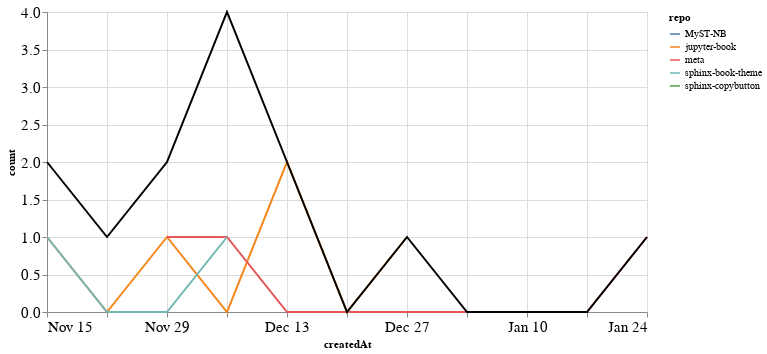

The cell this chart's notebook holds for it:
### Markdown cell above
### PRs

### Code cell
prs_time = prs.groupby('repo').resample('W', on='createdAt').count()['author'].reset_index()
prs_time = prs_time.rename(columns={'author': 'count'})
prs_time_total = prs_time.groupby('createdAt').agg({"count": "sum"}).reset_index()

ch1 = alt.Chart(prs_time, width=600).mark_line().encode(
    x='createdAt',
    y='count',
    color='repo',
    tooltip="repo"
)

ch2 = alt.Chart(prs_time_total, width=600).mark_line(color="black").encode(
    x='createdAt',
    y='count',
)

ch1 + ch2

### Figure 1 — Vega-Lite specification as saved in the notebook (floating-point values rounded to 4 significant figures)
{"config": {"axisLeft": {"labelFontSize": 15}, "axisBottom": {"labelFontSize": 15}}, "layer": [{"data": {"name": "data-71b67fa7ae7619d7fd0cde5ff10a3a3d"}, "mark": "line", "encoding": {"color": {"type": "nominal", "field": "repo"}, "tooltip": {"type": "nominal", "field": "repo"}, "x": {"type": "temporal", "field": "createdAt"}, "y": {"type": "quantitative", "field": "count"}}, "width": 600}, {"data": {"name": "data-d25b62842779452d090219854dd60359"}, "mark": {"type": "line", "color": "black"}, "encoding": {"x": {"type": "temporal", "field": "createdAt"}, "y": {"type": "quantitative", "field": "count"}}, "width": 600}], "$schema": "https://vega.github.io/schema/vega-lite/v4.8.1.json", "datasets": {"data-71b67fa7ae7619d7fd0cde5ff10a3a3d": [{"repo": "MyST-NB", "createdAt": "2020-11-22T00:00:00", "count": 1}, {"repo": "jupyter-book", "createdAt": "2020-11-15T00:00:00", "count": 1}, {"repo": "jupyter-book", "createdAt": "2020-11-22T00:00:00", "count": 0}, {"repo": "jupyter-book", "createdAt": "2020-11-29T00:00:00", "count": 1}, {"repo": "jupyter-book", "createdAt": "2020-12-06T00:00:00", "count": 0}, {"repo": "jupyter-book", "createdAt": "2020-12-13T00:00:00", "count": 2}, {"repo": "jupyter-book", "createdAt": "2020-12-20T00:00:00", "count": 0}, {"repo": "jupyter-book", "createdAt": "2020-12-27T00:00:00", "count": 1}, {"repo": "meta", "createdAt": "2020-11-29T00:00:00", "count": 1}, {"repo": "meta", "createdAt": "2020-12-06T00:00:00", "count": 1}, {"repo": "meta", "createdAt": "2020-12-13T00:00:00", "count": 0}, {"repo": "meta", "createdAt": "2020-12-20T00:00:00", "count": 0}, {"repo": "meta", "createdAt": "2020-12-27T00:00:00", "count": 0}, {"repo": "meta", "createdAt": "2021-01-03T00:00:00", "count": 0}, {"repo": "meta", "createdAt": "2021-01-10T00:00:00", "count": 0}, {"repo": "meta", "createdAt": "2021-01-17T00:00:00", "count": 0}, {"repo": "meta", "createdAt": "2021-01-24T00:00:00", "count": 1}, {"repo": "sphinx-book-theme", "createdAt": "2020-11-15T00:00:00", "count": 1}, {"repo": "sphinx-book-theme", "createdAt": "2020-11-22T00:00:00", "count": 0}, {"repo": "sphinx-book-theme", "createdAt": "2020-11-29T00:00:00", "count": 0}, {"repo": "sphinx-book-theme", "createdAt": "2020-12-06T00:00:00", "count": 1}, {"repo": "sphinx-copybutton", "createdAt": "2020-12-06T00:00:00", "count": 2}], "data-d25b62842779452d090219854dd60359": [{"createdAt": "2020-11-15T00:00:00", "count": 2}, {"createdAt": "2020-11-22T00:00:00", "count": 1}, {"createdAt": "2020-11-29T00:00:00", "count": 2}, {"createdAt": "2020-12-06T00:00:00", "count": 4}, {"createdAt": "2020-12-13T00:00:00", "count": 2}, {"createdAt": "2020-12-20T00:00:00", "count": 0}, {"createdAt": "2020-12-27T00:00:00", "count": 1}, {"createdAt": "2021-01-03T00:00:00", "count": 0}, {"createdAt": "2021-01-10T00:00:00", "count": 0}, {"createdAt": "2021-01-17T00:00:00", "count": 0}, {"createdAt": "2021-01-24T00:00:00", "count": 1}]}}
